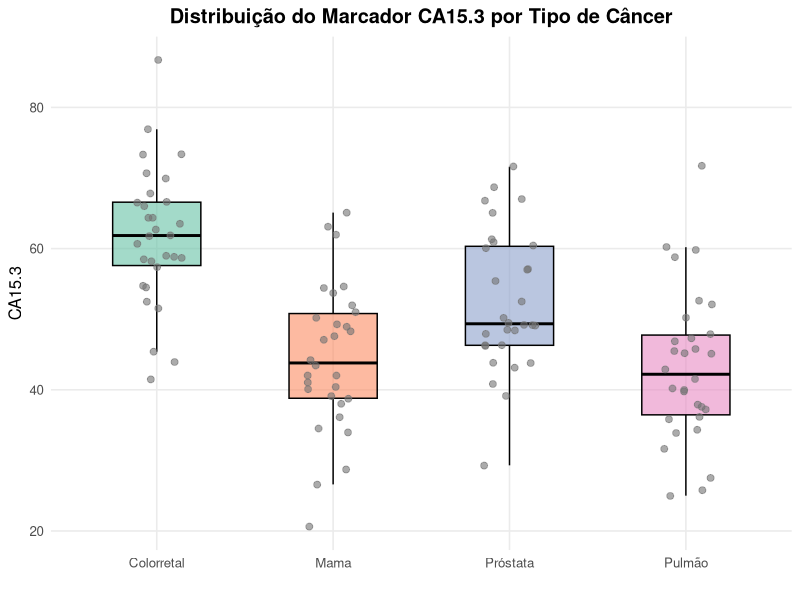
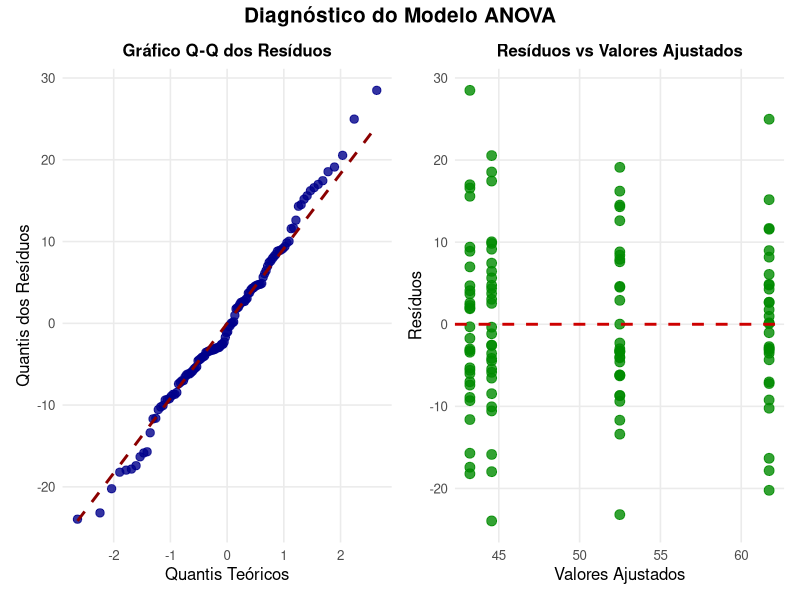

The R source for these figures, in order:
## ---- chunk 1
library(carData)
library(car)
library(ggplot2)
library(patchwork)
## ---- chunk 2
dados <- data.frame(
  RG = c(
    # Colorretal
    514738,398377,917009,485256,124109,413207,765338,397750,
    154683,577518,168312,862036,150883,520247,877562,135028,
    254733,983478,618858,311010,573916,593932,727490,869008,
    902642,901387,599636,558769,191919,138047,
    
    # Mama
    751738,270163,133690,875329,612031,860841,906040,721215,
    448948,431387,451769,820504,604945,419728,335076,164418,
    166778,109492,450598,966264,589663,357248,983967,546173,
    736925,929261,989490,615885,459654,244765,
    
    # Próstata
    222797,668415,274018,325368,672211,859410,503418,284593,
    453743,593094,511965,135631,109014,103638,458873,522899,
    767535,730238,677620,706982,899410,467853,697956,949933,
    786613,824160,291547,626177,827291,904167,
    
    # Pulmão
    913699,451206,995829,948453,791441,589768,697784,975458,
    149671,843924,791271,406730,831664,815533,450361,404597,
    327234,156749,315125,214855,409043,592661,400181,861606,
    842792,661216,192859,762949,714480,915943
  ),
  Cancer = rep(
    c("Colorretal", "Mama", "Próstata", "Pulmão"),
    each = 30
  ),
  CA15.3 = c(
    # Colorretal
    51.5,62.7,58.2,57.4,73.3,41.5,61.9,64.4,45.4,52.5,
    61.8,70.7,58.5,63.5,58.8,43.9,73.4,66.6,64.4,60.7,
    76.9,58.7,59.0,67.8,66.0,86.7,69.9,54.7,54.5,66.5,
    
    # Mama
    62.0,43.4,51.0,34.0,42.0,49.3,54.6,63.1,65.1,47.6,
    47.1,52.0,26.6,38.0,34.5,50.2,38.7,44.2,20.6,40.1,
    42.0,48.9,36.1,39.1,48.3,40.4,53.7,28.7,41.0,54.4,
    
    # Próstata
    46.3,52.5,60.9,47.9,49.2,67.0,65.1,48.5,49.2,46.3,
    49.1,57.1,48.4,55.4,60.4,43.1,43.8,40.8,43.8,61.3,
    66.8,57.0,46.2,50.2,60.1,29.3,71.6,68.7,49.5,39.1,
    
    # Pulmão
    47.9,45.5,58.8,40.2,27.5,52.6,45.2,37.9,33.9,35.8,
    71.7,42.9,52.1,60.2,41.5,45.1,39.8,50.2,45.8,47.3,
    40.0,31.6,37.6,46.9,34.3,25.8,59.8,36.2,25.0,37.2
  )
)

# Transformando o tipo de câncer em fator
dados$Cancer <- factor(dados$Cancer)
## ---- chunk 3

# Teste de Normalidade - Shapiro-Wilk
by(dados$CA15.3, dados$Cancer, shapiro.test)

# Teste de homogeneidade das variâncias - Teste de Levene
leveneTest(CA15.3 ~Cancer, data = dados)

# ANOVA
modelo <- aov(CA15.3 ~ Cancer, data = dados)
summary(modelo)

# Comparação entre os grupos - Distribuição da Variável CA15.3 por grupo de Câncer
ggplot(dados, aes(x = Cancer, y = CA15.3, fill = Cancer)) +
  geom_boxplot(alpha = 0.6, outlier.shape = NA, width = 0.5, color = "black") +
  geom_jitter(width = 0.15, alpha = 0.6, color = "gray45", size = 2) +
  scale_fill_brewer(palette = "Set2") +
  theme_minimal(base_size = 12) +
  labs(
    title = "Distribuição do Marcador CA15.3 por Tipo de Câncer",
    x = "",
    y = "CA15.3"
  ) +
  theme(
    legend.position = "none",
    plot.title = element_text(face = "bold", hjust = 0.5),
    panel.grid.minor = element_blank()
  )
## ---- chunk 4

# Modelo ANOVA
modelo <- aov(CA15.3~Cancer, data=dados)

# Resíduos e valores ajustados
residuos  <- residuals(modelo)
ajustados <- fitted(modelo)

# Teste de Normalidade dos Resíduos - Shapiro-Wilk
shapiro.test(residuos)

# Teste de Homogeneidade das variâncias
leveneTest(CA15.3 ~ Cancer, data = dados)

# Adicionando os dados num data frame
diag_dados <- data.frame(Ajustados = ajustados, Residuo = residuos)

# Gráfico do diagnóstico
g_qq <- ggplot(diag_dados, aes(sample = Residuo)) + 
  stat_qq(color = "blue4", size = 2.5, alpha = 0.8) + 
  stat_qq_line(color = "red4", linetype = "dashed", linewidth = 1) + 
  theme_minimal(base_size = 12) + 
  labs(
    title = "Gráfico Q-Q dos Resíduos",
    x = "Quantis Teóricos",
    y = "Quantis dos Resíduos"
  ) + 
  theme(
    plot.title = element_text(face = "bold", size = 12,hjust = 0.5),
    panel.grid.minor = element_blank()
  )

# Grafico Resíduos x Valores ajustados
g_res_fit <- ggplot(diag_dados, aes(x = Ajustados, y =Residuo)) + 
  geom_point(color = "green4", size = 3.0, alpha = 0.8) + 
  geom_hline(yintercept = 0, color = "red3", linetype = "dashed", linewidth = 1) + 
  theme_minimal(base_size = 12) +
  labs(
    title = "Resíduos vs Valores Ajustados",
    x = "Valores Ajustados",
    y = "Resíduos"
  ) +
  theme(
    plot.title = element_text(face = "bold", size = 12, hjust = 0.5),
    panel.grid.minor = element_blank()
  )

# Gráficos lado a lado
painel_diagnostico <- g_qq + g_res_fit + 
  plot_annotation(
    title = "Diagnóstico do Modelo ANOVA",
    theme = theme(plot.title = element_text(face = "bold", size = 15, hjust = 0.5))
  )

print(painel_diagnostico)

## ---- chunk 5
# Modelo ANOVA 
modelo <- aov(CA15.3~Cancer, data= dados)

# Teste de Tukey - teste de comparações múltiplas 
tukey <- TukeyHSD(modelo, conf.level = 0.95)
tukey

# Analisando as médias amostrais 
aggregate(CA15.3 ~Cancer, data = dados, FUN = mean)
